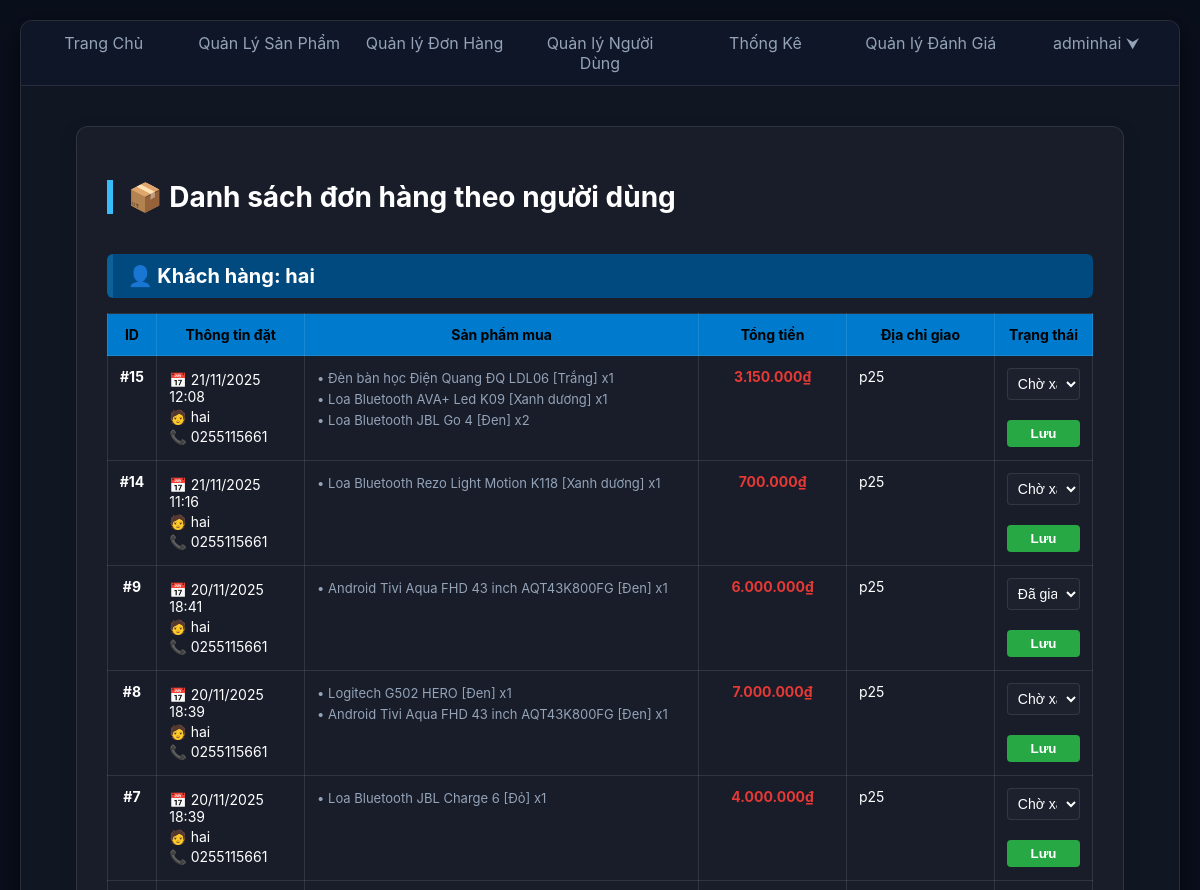
Page /WebBanHang/admin/quanlydonhang.php (signed in, upper part) on the earlier database version.
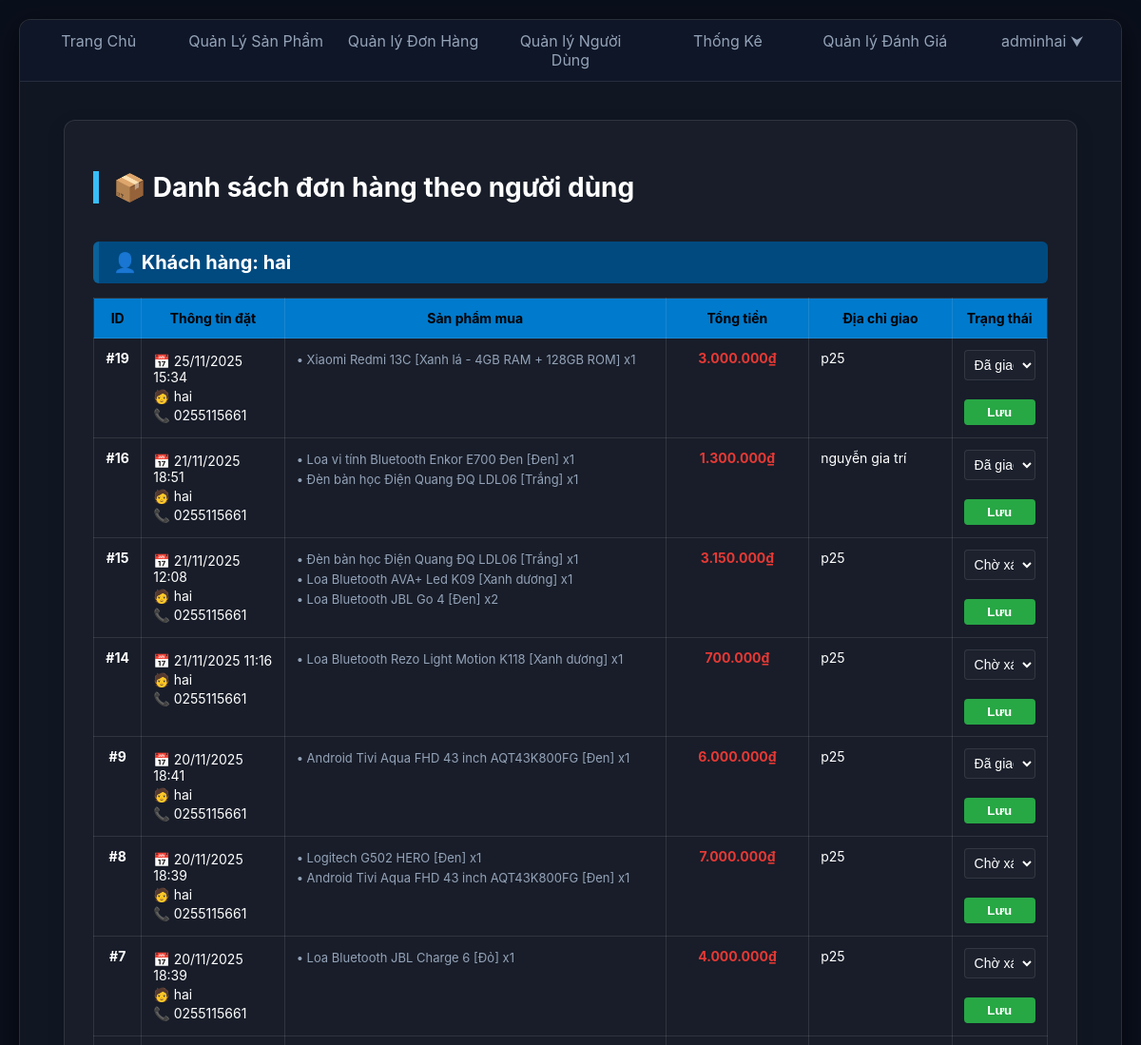
Same page on the later database version.
### tables this page shows
CREATE TABLE `don_hang` (
  `id_don_hang` int(11) NOT NULL,
  `id_nguoi_dung` int(11) NOT NULL,
  `ngay_dat` datetime NOT NULL DEFAULT current_timestamp(),
  `tong_tien` decimal(15,2) NOT NULL,
  `ho_ten_nguoi_nhan` varchar(100) NOT NULL,
  `sdt_nguoi_nhan` varchar(20) NOT NULL,
  `dia_chi_giao_hang` text NOT NULL,
  `phuong_thuc_thanh_toan` varchar(50) NOT NULL DEFAULT 'COD',
  `trang_thai` varchar(50) NOT NULL DEFAULT 'Cho_xac_nhan'
);

### WebBanHang/admin/quanlydonhang.php (the view, shortened to what this page needs)
<?php
$current_page = basename($_SERVER['PHP_SELF']);
$conn = new mysqli("localhost", "root", "", "webbh");
$sql = "SELECT
            dh.id_don_hang,
            dh.ngay_dat,
            dh.tong_tien,
            dh.trang_thai,
            dh.ho_ten_nguoi_nhan,
            dh.dia_chi_giao_hang,
            dh.sdt_nguoi_nhan,
            u.username,
            GROUP_CONCAT(CONCAT('• ', ct.ten_san_pham, ' [', ct.phan_loai, '] x', ct.so_luong) SEPARATOR '<br>') as danh_sach_san_pham
        FROM don_hang dh
        JOIN users u ON dh.id_nguoi_dung = u.id
        LEFT JOIN chi_tiet_don_hang ct ON dh.id_don_hang = ct.id_don_hang
        GROUP BY dh.id_don_hang
        ORDER BY dh.ngay_dat DESC";
$result = $conn->query($sql);
$orders_by_user = [];
while ($row = $result->fetch_assoc()) {
    $orders_by_user[$row["username"]][] = $row;
}
$status_map = [
    'Cho_xac_nhan' => 'Chờ xác nhận',
    'Dang_giao'    => 'Đang giao hàng',
    'Da_giao'      => 'Đã giao thành công',
    'Da_huy'       => 'Đã hủy'
];
?>
<!DOCTYPE html>
<html lang="vi">
<head>
    <link rel="stylesheet" href="admin.css?v=2">
</head>
<body>
<div id="fox">
    <div id="fox-nav">
        <ul>
            <li><a href="admin.php">Trang Chủ</a></li>
            <li><a href="quanlysanpham.php">Quản Lý Sản Phẩm</a></li>
            <li><a href="quanlydonHang.php" class="<?= ($current_page == 'quanlydonHang.php') ? 'active' : '' ?>">Quản lý Đơn Hàng</a></li>
            <li><a href="quanlynguoidung.php">Quản lý Người Dùng</a></li>
            <li><a href="quanlythongke.php">Thống Kê</a></li>
            <li><a href="quanlydanhgia.php">Quản lý Đánh Giá</a></li>
           <?php if (!isset($_SESSION["user"])): ?>
            <li><a href="../Login/Login.php">Đăng nhập</a></li>
        <?php else: ?>
            <?php $username = htmlspecialchars($_SESSION["user"]["username"]); ?>
            <li class="user-dropdown">
                <a href="#" id="user-toggle"><?= $username ?> ⮟</a>
            </li>
        <?php endif; ?>
        </ul>
    </div>
    <div class="admin-container">
        <h2>📦 Danh sách đơn hàng theo người dùng</h2>
        <?php if (empty($orders_by_user)): ?>
            <p style="text-align:center; padding: 20px;">Hiện chưa có đơn hàng nào.</p>
        <?php else: ?>
            <?php foreach ($orders_by_user as $username => $orders): ?>
                <h3 class="user-title">👤 Khách hàng: <?= htmlspecialchars($username) ?></h3>
                <table>
                    <tr>
                        <th width="5%">ID</th>
                        <th width="15%">Thông tin đặt</th>
                        <th width="40%">Sản phẩm mua</th>
                        <th width="15%">Tổng tiền</th>
                        <th width="15%">Địa chỉ giao</th>
                        <th width="10%">Trạng thái</th>
                    </tr>
                    <?php foreach ($orders as $order): ?>
                        <tr>
                            <td style="text-align:center; font-weight:bold;">#<?= $order["id_don_hang"] ?></td>
                            <td class="info-cell">
                                <p>📅 <?= date("d/m/Y H:i", strtotime($order["ngay_dat"])) ?></p>
                                <p>🧑 <?= htmlspecialchars($order["ho_ten_nguoi_nhan"]) ?></p>
                                <p>📞 <?= htmlspecialchars($order["sdt_nguoi_nhan"]) ?></p>
                            </td>
                            <td class="product-list">
                                <?= $order["danh_sach_san_pham"] ?>
                            </td>
                            <td class="price" style="text-align:center;">
                                <?= number_format($order["tong_tien"], 0, ',', '.') ?>₫
                            </td>
                            <td><?= htmlspecialchars($order["dia_chi_giao_hang"]) ?></td>
                            <td>
                                <form method="POST" class="action-form">
                                    <select name="new_status">
                                        <?php foreach ($status_map as $key => $label): ?>
                                            <option value="<?= $key ?>" <?= ($order["trang_thai"] === $key) ? "selected" : "" ?>>
                                                <?= $label ?>
                                            </option>
                                        <?php endforeach; ?>
                                    </select>
                                    <button type="submit" onclick="return confirm('Cập nhật trạng thái đơn hàng này?')">Lưu</button>
                                </form>
                            </td>
                        </tr>
                    <?php endforeach; ?>
                </table>
            <?php endforeach; ?>
        <?php endif; ?>
    </div>
</div>
</body>
</html>

Differences in the rows shown:
added don_hang: id_don_hang "19", ngay_dat "25/11/2025 15:34", ho_ten_nguoi_nhan "hai", sdt_nguoi_nhan "0255115661", danh_sach_san_pham "• Xiaomi Redmi 13C [Xanh lá - 4GB RAM + 128GB ROM] x1", tong_tien "3.000.000", dia_chi_giao_hang "p25", new_status "Đã giao thành công"
added don_hang: id_don_hang "16", ngay_dat "21/11/2025 18:51", ho_ten_nguoi_nhan "hai", sdt_nguoi_nhan "0255115661", danh_sach_san_pham "• Loa vi tính Bluetooth Enkor E700 Đen [Đen] x1 • Đèn bàn học Điện Quang ĐQ LDL06 [Trắng] x1", tong_tien "1.300.000", dia_chi_giao_hang "nguyễn gia trí", new_status "Đã giao thành công"
